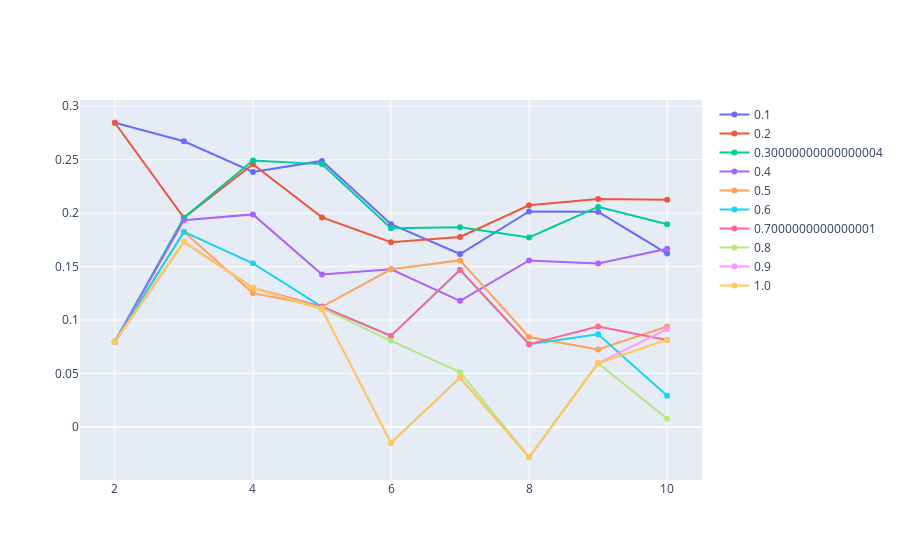

This figure's notebook cell:
### Code cell
fig_sil_all_rbf = get_silhouette_scores(
                            data_all_reduced.iloc[:, :max_dims_all],
                            affinity="rbf", parameters=gammas,
                            cluster_range=clusters
                        )
fig_sil_all_rbf.show()

### Figure 1 — Plotly figure (JSON) as saved in the notebook; plotly's stock layout.template omitted (floating-point values rounded to 4 significant figures)
{"data": [{"name": "0.1", "type": "scatter", "x": [2, 3, 4, 5, 6, 7, 8, 9, 10], "y": [0.2846, 0.2673, 0.2385, 0.2489, 0.1897, 0.1618, 0.2016, 0.2013, 0.1622]}, {"name": "0.2", "type": "scatter", "x": [2, 3, 4, 5, 6, 7, 8, 9, 10], "y": [0.2846, 0.1957, 0.2458, 0.196, 0.1727, 0.1777, 0.2073, 0.2133, 0.2125]}, {"name": "0.30000000000000004", "type": "scatter", "x": [2, 3, 4, 5, 6, 7, 8, 9, 10], "y": [0.07966, 0.1957, 0.2492, 0.2459, 0.1858, 0.1868, 0.1772, 0.2059, 0.1896]}, {"name": "0.4", "type": "scatter", "x": [2, 3, 4, 5, 6, 7, 8, 9, 10], "y": [0.07966, 0.1934, 0.1988, 0.1427, 0.1475, 0.1179, 0.1558, 0.1529, 0.1666]}, {"name": "0.5", "type": "scatter", "x": [2, 3, 4, 5, 6, 7, 8, 9, 10], "y": [0.07966, 0.1825, 0.1251, 0.1124, 0.1475, 0.1558, 0.08413, 0.07249, 0.09399]}, {"name": "0.6", "type": "scatter", "x": [2, 3, 4, 5, 6, 7, 8, 9, 10], "y": [0.07966, 0.1825, 0.153, 0.1124, 0.08515, 0.1469, 0.07734, 0.08671, 0.02913]}, {"name": "0.7000000000000001", "type": "scatter", "x": [2, 3, 4, 5, 6, 7, 8, 9, 10], "y": [0.07966, 0.1731, 0.1302, 0.1124, 0.08515, 0.1469, 0.07734, 0.09385, 0.08138]}, {"name": "0.8", "type": "scatter", "x": [2, 3, 4, 5, 6, 7, 8, 9, 10], "y": [0.07966, 0.1731, 0.1302, 0.1111, 0.08057, 0.05138, -0.02839, 0.05962, 0.007628]}, {"name": "0.9", "type": "scatter", "x": [2, 3, 4, 5, 6, 7, 8, 9, 10], "y": [0.07966, 0.1731, 0.1302, 0.11, -0.01495, 0.04612, -0.02839, 0.05962, 0.09151]}, {"name": "1.0", "type": "scatter", "x": [2, 3, 4, 5, 6, 7, 8, 9, 10], "y": [0.07966, 0.1731, 0.1302, 0.11, -0.01495, 0.04612, -0.02839, 0.05962, 0.08159]}], "layout": {}}
